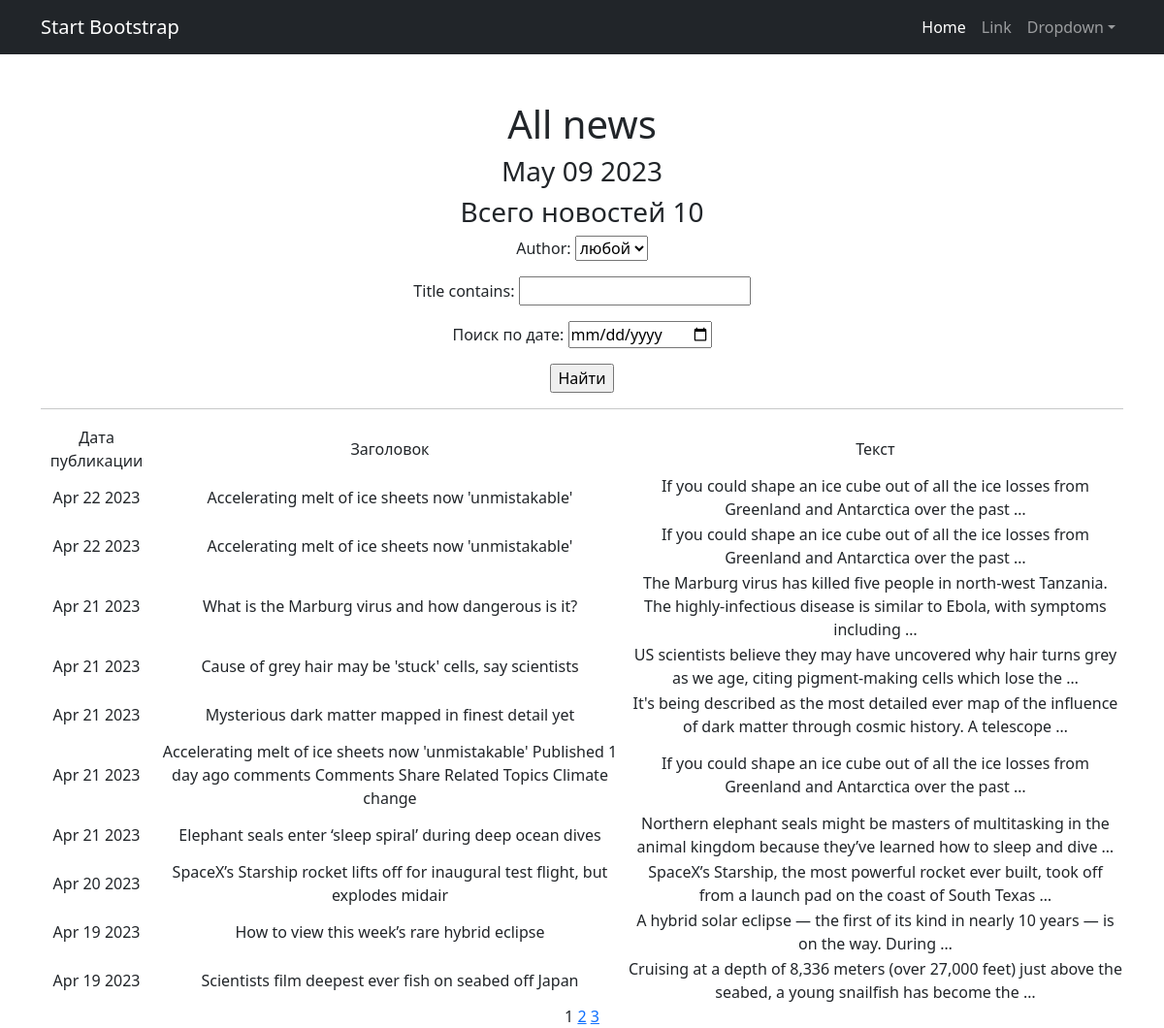
Before: /news/ with the older database file.
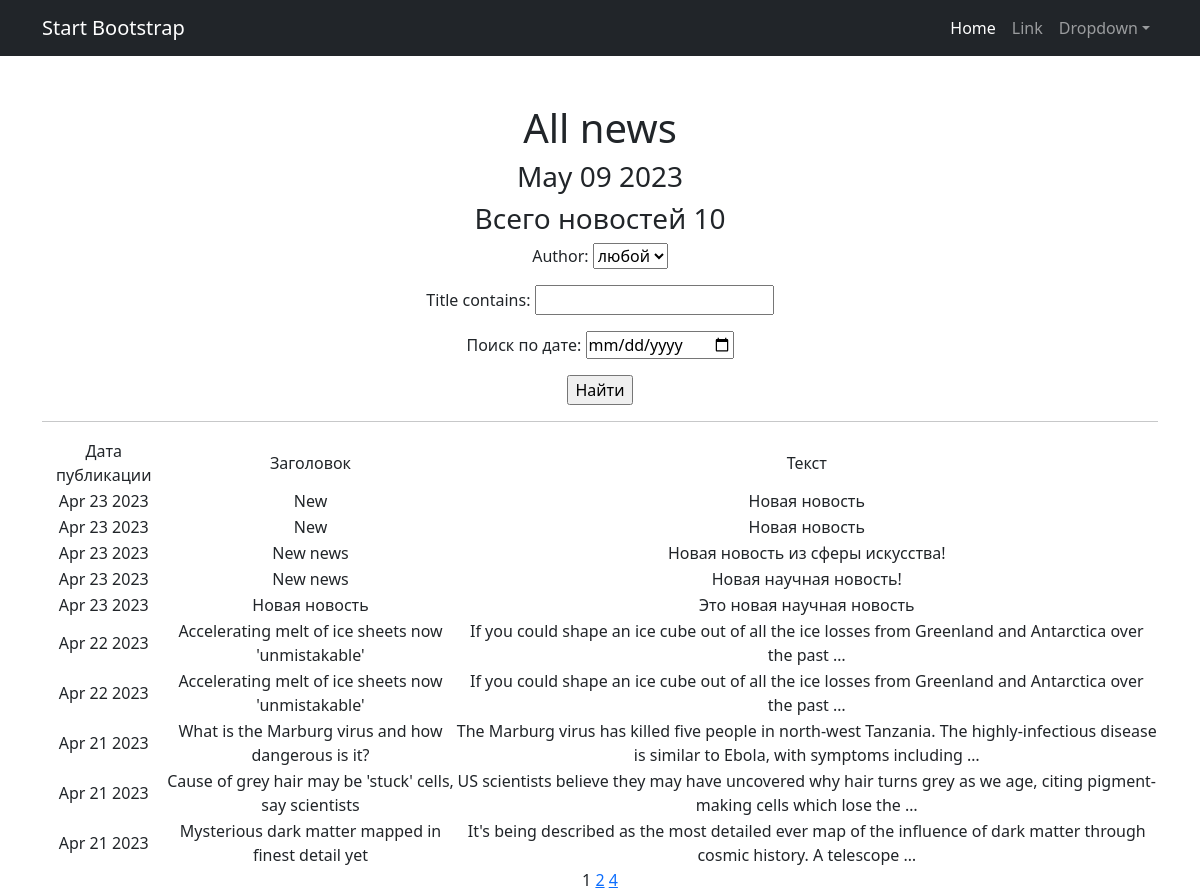
After: the same page with the newer database file.
### news_portal/models.py (models this page shows, shortened)
class Post(models.Model):
    news = "NS"
    article = "AC"
    TYPE = [
        (news, 'News'),
        (article, 'Article')
    ]
    author = models.ForeignKey("Author", on_delete=models.CASCADE)
    type = models.CharField(max_length=2, choices=TYPE, default=news)
    post_time_in = models.DateTimeField(auto_now_add=True)
    category = models.ManyToManyField("Category", through="PostCategory")
    title = models.CharField(max_length=255)
    post_text = models.TextField()
    post_rating = models.FloatField(default=0.0)

### news_portal/views.py (the view)
# urls.py: path('', (NewsList.as_view()), name='news_list'),
class NewsList(ListView):
    model = Post
    ordering = '-post_time_in'
    template_name = 'news.html'
    context_object_name = 'news'
    paginate_by = 10
    def get_queryset(self):
        queryset = super().get_queryset()
        self.filterset = PostFilter(self.request.GET, queryset)
        return self.filterset.qs
    def get_context_data(self, **kwargs):
        context = super().get_context_data(**kwargs)
        context['filterset'] = self.filterset
        return context

### news_portal/models.py (called while the page is built)
    def __str__(self):
        return self.user.username

### news_portal/templatetags/news_filters.py (called while the page is built)
@register.filter()
def cenzor(value):
    mat = ['idiot', 'fizz', 'nasty', 'euro']
    word = ''
    text = value.split()
    for i in range(len(text)):
        for j in mat:
            if j in text[i].lower():
                for c in (text[i]):
                    word += '*' if c.isalpha() else c
                    text[i] = text[i][0] + word
    return ' '.join(text)

### news_portal/templatetags/news_tags.py (called while the page is built)
@register.simple_tag()
def current_time(format_string='%b %d %Y'):
   return datetime.utcnow().strftime(format_string)

@register.simple_tag(takes_context=True)
def url_replace(context, **kwargs):
   d = context['request'].GET.copy()
   for k, v in kwargs.items():
       d[k] = v
   return d.urlencode()

### templates/news.html (shortened to what this page needs)
{% extends 'flatpages/default.html' %}
{% load news_filters %}
{% load news_tags %}
{% block content %}
    <h1>All news</h1>
    <h3>{% current_time '%b %d %Y' %}</h3>
    <h3>Всего новостей {{ news | length }}</h3>
    <form action="" method="get">
        {{ filterset.form.as_p }}
        <input type="submit" value="Найти" />
    </form>
    <hr>
    {% if news %}
       <table>
           <tr>
               <td>Дата публикации</td>
               <td>Заголовок</td>
               <td>Текст</td>
           </tr>
           {% for post in news %}
           <tr>
               <td>{{ post.post_time_in | date:'M d Y' }}</td>
               <td>{{ post.title | cenzor }}</td>
               <td>{{ post.post_text | truncatewords:20 | cenzor }}</td>
           </tr>
           {% endfor %}
       </table>
   {% else %}
       <h2>Актульных новостей нет</h2>
   {% endif %}
   {{ page_obj.number }}
   {% if page_obj.has_next %}
       <a href="?{% url_replace page=page_obj.next_page_number %}">{{ page_obj.next_page_number }}</a>
       {% if paginator.num_pages != page_obj.next_page_number %}
           <a href="?{% url_replace page=page_obj.paginator.num_pages %}">{{ page_obj.paginator.num_pages }}</a>
       {% endif %}
   {% endif %}
{% endblock content %}

Changed rows visible on the page:
no longer on this page (row unchanged): Post: post_time_in "Apr 21 2023", title|cenzor "Accelerating melt of ice sheets now 'unmistakable' Published 1 day ago comments Comments Share Related Topics Climate change", post_text|cenzor "If you could shape an ice cube out of all the ice losses from Greenland and Antarctica over the past …"
no longer on this page (row unchanged): Post: post_time_in "Apr 21 2023", title|cenzor "Elephant seals enter ‘sleep spiral’ during deep ocean dives", post_text|cenzor "Northern elephant seals might be masters of multitasking in the animal kingdom because they’ve learned how to sleep and dive …"
no longer on this page (row unchanged): Post: post_time_in "Apr 20 2023", title|cenzor "SpaceX’s Starship rocket lifts off for inaugural test flight, but explodes midair", post_text|cenzor "SpaceX’s Starship, the most powerful rocket ever built, took off from a launch pad on the coast of South Texas …"
no longer on this page (row unchanged): Post: post_time_in "Apr 19 2023", title|cenzor "How to view this week’s rare hybrid eclipse", post_text|cenzor "A hybrid solar eclipse — the first of its kind in nearly 10 years — is on the way. During …"
no longer on this page (row unchanged): Post: post_time_in "Apr 19 2023", title|cenzor "Scientists film deepest ever fish on seabed off Japan", post_text|cenzor "Cruising at a depth of 8,336 meters (over 27,000 feet) just above the seabed, a young snailfish has become the …"
added Post: post_time_in "Apr 23 2023", title|cenzor "New", post_text|cenzor "Новая новость"
added Post: post_time_in "Apr 23 2023", title|cenzor "New", post_text|cenzor "Новая новость"
added Post: post_time_in "Apr 23 2023", title|cenzor "New news", post_text|cenzor "Новая новость из сферы искусства!"
added Post: post_time_in "Apr 23 2023", title|cenzor "New news", post_text|cenzor "Новая научная новость!"
added Post: post_time_in "Apr 23 2023", title|cenzor "Новая новость", post_text|cenzor "Это новая научная новость"
Other visible differences:
{{ page_obj.paginator.num_pages }}: "3" → "4"
